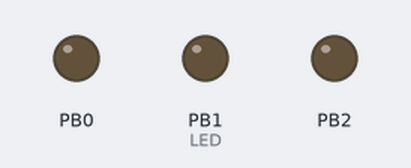
This sketch was run on a simulated ATtiny85, built with avr-gcc and run on an emulated ATtiny85. On the bench: output pins drawn as LEDs (lit = HIGH). Sleep ends after the set time or at an interrupt.

Above: at 4.1 s.
Timing chart, 0 to 9.5 s (numbered marks = the images above):
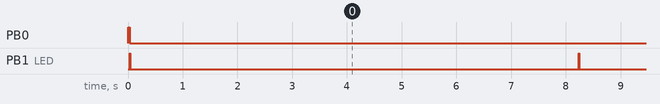

Measured:
- by itself, PB1 (LED): alternates HIGH for 0.01 s and LOW for 8.2 s

The sketch:

DigiSpark_RetirementClock.ino
```cpp
//===============================================
//
// February 2023
//
// Use DigiSpark 16MHz setting in Arduino 1.8.8
//
//===============================================

#include <avr/sleep.h>
#include <avr/power.h>
#include <avr/wdt.h>

#define LED  1

//8760 too long? - Jan 31,2023
// 8750 is giving me between 10k & 11k
// Seems going to sleep and waking up are not instantaneous. And there's time pulsing the heart beat.
// (8760/10500)*8760 = 7308
// Set to 7300 - Feb 1, 2023

// Running too fast.
// Averaging some test points suggests 8,500
// Set to 8,250 - Feb 2, 2023

// Still too fast - tests reinforce the 8,500
// Set to 8,500 - Feb 3, 2023

// Too slow. 8466 - Feb 6, 2023
// 8464 to be /8

#define TICK_SECONDS  8464
#define SLEEP_TIME    8

byte saveADCSRA;
volatile long counterWD = 0;

//=============================================================================================//
//                                                                                             //
// TO UPDATE UNPLUG SPARK, RUN UPDATE, THEN PLUG IN WHEN CONSOLE SAYS "Plug in device now..."  //
//                                                                                             //
//=============================================================================================//

// Alertnate between 2 pins to run the bipolar stepper in a cheap battery clock
// The clock has been hacked to run backwards (the metal bar flipped - because magic)
//
// 3600 seconds in an hour. But I want an hour to take a year. Or 365 days.
//
// A year is 3600 (s/hr) * 24 (h/d) * 365 d = 31,536,000 seconds.
// 31,536,000 (s/yr) / 3,600 (ticks / year) = 8,760 seconds per tick.
// (~2.43 hours per tick - very slow clock...)
//
// Sanity check.
// 5 minutes (moving from 3 to 2 for example) will be 1 month (there are 12 x 5 min intevals / hour)
// 5 minutes is 300 ticks (seconds).
// 300 = 8,760 = 2,628,000 seconds.
// 2,628,000 seconds / 3600 (s/h) / 24 (h/d) = 30.4 days
// 30.4 days * 12 months = 365 days.
//
// Ignore leap years - clock will need battery changes, etc. So period recalibration to be expected.
//
// Figuring 365.25 days / year, the pulses are 8,766 seconds apart.
//
// The clock coil needs an H-Bridge pulses for 0.032 seconds at 1.2V (max 0.010 A)
// Each pulse needs to reverse direction. +1.28V, -1.28V, +1.28V, -1.28V....
//
// Actually, looks like the ATTiny can source/sink 10mA from each pin. Leaving the coil attached to
// the original circuit may be also helping squelch the back EMF as a scope does not show any pulse
// on the trailing edge. So circuit is ridiculously simple. Just P0-{coil}-P2 (P1 is internal LED which
// may have been causing stability issues - repurposed as a heartbeat)
//
// So each pulse needs to alternate between 2 pins.
// PinPluss
// PinNegative
//

void Pulse() {
  static int p = 0;
  digitalWrite(2*p, HIGH);
  delay(32);
  digitalWrite(2*p, LOW);
  p = !p; // Toggle
}

void PulseLed() {
  digitalWrite(LED,HIGH);
  delay(10);
  digitalWrite(LED,LOW);
}

void sleepNow ()
{
  set_sleep_mode ( SLEEP_MODE_PWR_DOWN ); // set sleep mode Power Down
  saveADCSRA = ADCSRA;                    // save the state of the ADC. We can either restore it or leave it turned off.
  ADCSRA = 0;                             // turn off the ADC
  power_all_disable ();                   // turn power off to ADC, TIMER 1 and 2, Serial Interface

  noInterrupts ();                        // turn off interrupts as a precaution
  resetWatchDog ();                       // reset the WatchDog before beddy bies
  sleep_enable ();                        // allows the system to be commanded to sleep
  interrupts ();                          // turn on interrupts

  sleep_cpu ();                           // send the system to sleep, night night!

  sleep_disable ();                       // after ISR fires, return to here and disable sleep
  power_all_enable ();                    // turn on power to ADC, TIMER1 and 2, Serial Interface

  // ADCSRA = saveADCSRA;                 // turn on and restore the ADC if needed. Commented out, not needed.

} // end of sleepNow ()

void resetWatchDog ()
{
  MCUSR = 0;
  WDTCR = bit ( WDCE ) | bit ( WDE ) | bit ( WDIF ); // allow changes, disable reset, clear existing interrupt

  // the bit<<flag notation is actually a little bit nicer for dev cycles, as you can leave all flags in the code and 'toggle' the bit you want.

  // IF CHANGING THE SLEEP TIME BITS MAKE SURE TO CHANGE THE #define ABOVE!!
  WDTCR = 1<<WDIE | 1<<WDP3 | 0<<WDP2 | 0<<WDP1 | 1<<WDP0 ; // Enable interrupt, 8 seconds (see ATTINY datasheet)
//  WDTCR = 1<<WDIE | 1<<WDP3 | 0<<WDP2 | 0<<WDP1 | 0<<WDP0 ; // Enable interrupt, 4 seconds (see ATTINY datasheet)
//  WDTCR = 1<<WDIE | 0<<WDP3 | 1<<WDP2 | 1<<WDP1 | 1<<WDP0 ; // Enable interrupt, 2 seconds (see ATTINY datasheet)
//  WDTCR = 1<<WDIE | 0<<WDP3 | 1<<WDP2 | 1<<WDP1 | 0<<WDP0 ; // Enable interrupt, 1 seconds (see ATTINY datasheet)

  wdt_reset ();                            // reset WDog to parameters

} // end of resetWatchDog ()

ISR ( WDT_vect )
{
  wdt_disable ();                           // until next time....
  counterWD ++;
} // end of ISR


// the setup routine runs once when you press reset:
void setup() {
  pinMode(0, OUTPUT);
  pinMode(1, OUTPUT);
  pinMode(2, OUTPUT);
  digitalWrite(0,LOW);
  digitalWrite(1,LOW);
  digitalWrite(2,LOW);

  // Drive the clock 1 step to get the stepper in sync.
  Pulse();
}

// the loop routine runs over and over again forever:
void loop() {

  PulseLed(); // Visible Heartbeat
  if (counterWD > (TICK_SECONDS / SLEEP_TIME)){
    Pulse();
    counterWD = 0;
  }
  sleepNow();

}
```
